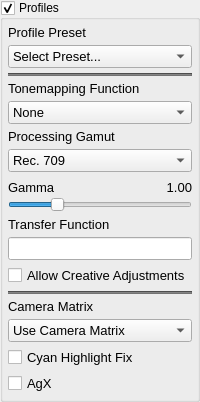
            <widget class="QGroupBox" name="groupBoxProfiles">
             <property name="title">
              <string>Profiles</string>
             </property>
             <property name="checkable">
              <bool>true</bool>
             </property>
             <layout class="QGridLayout" name="gridLayout_63">
              <property name="leftMargin">
               <number>5</number>
              </property>
              <property name="topMargin">
               <number>5</number>
              </property>
              <property name="rightMargin">
               <number>5</number>
              </property>
              <property name="bottomMargin">
               <number>5</number>
              </property>
              <item row="0" column="0">
               <widget class="QFrame" name="frameProfiles">
                <layout class="QGridLayout" name="gridLayout_62">
                 <property name="leftMargin">
                  <number>0</number>
                 </property>
                 <property name="topMargin">
                  <number>0</number>
                 </property>
                 <property name="rightMargin">
                  <number>0</number>
                 </property>
                 <property name="bottomMargin">
                  <number>0</number>
                 </property>
                 <property name="spacing">
                  <number>5</number>
                 </property>
                 <item row="8" column="0">
                  <widget class="QLabel" name="label_TransferFunction">
                   <property name="font">
                    <font>
                     <pointsize>10</pointsize>
                    </font>
                   </property>
                   <property name="text">
                    <string>Transfer Function</string>
                   </property>
                  </widget>
                 </item>
                 <item row="10" column="0">
                  <widget class="QCheckBox" name="checkBoxCreativeAdjustments">
                   <property name="enabled">
                    <bool>true</bool>
                   </property>
                   <property name="font">
                    <font>
                     <pointsize>10</pointsize>
                    </font>
                   </property>
                   <property name="toolTip">
                    <string>Warning: Having creative adjustments and log profile enabled may not give logarithmic output!</string>
                   </property>
                   <property name="layoutDirection">
                    <enum>Qt::LeftToRight</enum>
                   </property>
                   <property name="text">
                    <string>Allow Creative Adjustments</string>
                   </property>
                  </widget>
                 </item>
                 <item row="3" column="0">
                  <widget class="QLabel" name="label_TonemappingFunction">
                   <property name="font">
                    <font>
                     <pointsize>10</pointsize>
                    </font>
                   </property>
                   <property name="text">
                    <string>Tonemapping Function</string>
                   </property>
                  </widget>
                 </item>
                 <item row="5" column="0">
                  <widget class="QLabel" name="label_Gamut">
                   <property name="font">
                    <font>
                     <pointsize>10</pointsize>
                    </font>
                   </property>
                   <property name="text">
                    <string>Processing Gamut</string>
                   </property>
                  </widget>
                 </item>
                 <item row="1" column="0">
                  <widget class="NoScrollComboBox" name="comboBoxProfile">
                   <property name="minimumSize">
                    <size>
                     <width>0</width>
                     <height>0</height>
                    </size>
                   </property>
                   <property name="font">
                    <font>
                     <pointsize>10</pointsize>
                    </font>
                   </property>
                   <property name="currentText">
                    <string>Select Preset...</string>
                   </property>
                   <item>
                    <property name="text">
                     <string>Select Preset...</string>
                    </property>
                   </item>
                   <item>
                    <property name="text">
                     <string>Standard</string>
                    </property>
                   </item>
                   <item>
                    <property name="text">
                     <string>Tonemapped</string>
                    </property>
                   </item>
                   <item>
                    <property name="text">
                     <string>Film</string>
                    </property>
                   </item>
                   <item>
                    <property name="text">
                     <string>Alexa Log-C</string>
                    </property>
                   </item>
                   <item>
                    <property name="text">
                     <string>Cineon Log</string>
                    </property>
                   </item>
                   <item>
                    <property name="text">
                     <string>Sony S-Log3</string>
                    </property>
                   </item>
                   <item>
                    <property name="text">
                     <string>Linear</string>
                    </property>
                   </item>
                   <item>
                    <property name="text">
                     <string>sRGB</string>
                    </property>
                   </item>
                   <item>
                    <property name="text">
                     <string>Rec. 709</string>
                    </property>
                   </item>
                   <item>
                    <property name="text">
                     <string>Davinci WG/Intermediate</string>
                    </property>
                   </item>
                   <item>
                    <property name="text">
                     <string>Fuji F-Log</string>
                    </property>
                   </item>
                   <item>
                    <property name="text">
                     <string>Canon Log</string>
                    </property>
                   </item>
                   <item>
                    <property name="text">
                     <string>Panasonic V-Log</string>
                    </property>
                   </item>
                  </widget>
                 </item>
                 <item row="6" column="0">
                  <widget class="NoScrollComboBox" name="comboBoxProcessingGamut">
                   <property name="minimumSize">
                    <size>
                     <width>0</width>
                     <height>0</height>
                    </size>
                   </property>
                   <property name="font">
                    <font>
                     <pointsize>10</pointsize>
                    </font>
                   </property>
                   <property name="currentText">
                    <string>Rec. 709</string>
                   </property>
                   <item>
                    <property name="text">
                     <string>Rec. 709</string>
                    </property>
                   </item>
                   <item>
                    <property name="text">
                     <string>Rec. 2020</string>
                    </property>
                   </item>
                   <item>
                    <property name="text">
                     <string>ACES AP0</string>
                    </property>
                   </item>
                   <item>
                    <property name="text">
                     <string>Adobe RGB</string>
                    </property>
                   </item>
                   <item>
                    <property name="text">
                     <string>Pro Photo RGB</string>
                    </property>
                   </item>
                   <item>
                    <property name="text">
                     <string>XYZ</string>
                    </property>
                   </item>
                   <item>
                    <property name="text">
                     <string>Alexa Wide Gamut RGB</string>
                    </property>
                   </item>
                   <item>
                    <property name="text">
                     <string>Sony S Gamut 3</string>
                    </property>
                   </item>
                   <item>
                    <property name="text">
                     <string>Davinci Wide Gamut</string>
                    </property>
                   </item>
                   <item>
                    <property name="text">
                     <string>ACES AP1</string>
                    </property>
                   </item>
                   <item>
                    <property name="text">
                     <string>Canon Cinema</string>
                    </property>
                   </item>
                   <item>
                    <property name="text">
                     <string>Panasonic V-Gamut</string>
                    </property>
                   </item>
                  </widget>
                 </item>
                 <item row="7" column="0">
                  <layout class="QGridLayout" name="gridLayout_64">
                   <property name="spacing">
                    <number>0</number>
                   </property>
                   <item row="0" column="0">
                    <widget class="QLabel" name="label_GammaText">
                     <property name="font">
                      <font>
                       <pointsize>10</pointsize>
                      </font>
                     </property>
                     <property name="text">
                      <string>Gamma</string>
                     </property>
                    </widget>
                   </item>
                   <item row="0" column="1">
                    <spacer name="horizontalSpacer_Gamma">
                     <property name="orientation">
                      <enum>Qt::Horizontal</enum>
                     </property>
                     <property name="sizeType">
                      <enum>QSizePolicy::Maximum</enum>
                     </property>
                     <property name="sizeHint" stdset="0">
                      <size>
                       <width>40</width>
                       <height>20</height>
                      </size>
                     </property>
                    </spacer>
                   </item>
                   <item row="0" column="2">
                    <widget class="DoubleClickLabel" name="label_GammaVal">
                     <property name="font">
                      <font>
                       <pointsize>10</pointsize>
                      </font>
                     </property>
                     <property name="text">
                      <string>1.00</string>
                     </property>
                     <property name="alignment">
                      <set>Qt::AlignRight|Qt::AlignTrailing|Qt::AlignVCenter</set>
                     </property>
                    </widget>
                   </item>
                   <item row="1" column="0" colspan="3">
                    <widget class="NoScrollSlider" name="horizontalSliderGamma">
                     <property name="sizePolicy">
                      <sizepolicy hsizetype="Expanding" vsizetype="Fixed">
                       <horstretch>0</horstretch>
                       <verstretch>0</verstretch>
                      </sizepolicy>
                     </property>
                     <property name="maximumSize">
                      <size>
                       <width>16777215</width>
                       <height>16777215</height>
                      </size>
                     </property>
                     <property name="minimum">
                      <number>1</number>
                     </property>
                     <property name="maximum">
                      <number>400</number>
                     </property>
                     <property name="value">
                      <number>100</number>
                     </property>
                     <property name="sliderPosition">
                      <number>100</number>
                     </property>
                     <property name="orientation">
                      <enum>Qt::Horizontal</enum>
                     </property>
                    </widget>
                   </item>
                  </layout>
                 </item>
                 <item row="2" column="0">
                  <widget class="Line" name="line_27">
                   <property name="styleSheet">
                    <string notr="true">background-color: rgb(115, 115, 115);</string>
                   </property>
                   <property name="orientation">
                    <enum>Qt::Horizontal</enum>
                   </property>
                  </widget>
                 </item>
                 <item row="12" column="0">
                  <widget class="QLabel" name="label_39">
                   <property name="font">
                    <font>
                     <pointsize>10</pointsize>
                    </font>
                   </property>
                   <property name="text">
                    <string>Camera Matrix</string>
                   </property>
                  </widget>
                 </item>
                 <item row="13" column="0">
                  <widget class="NoScrollComboBox" name="comboBoxUseCameraMatrix">
                   <property name="font">
                    <font>
                     <pointsize>10</pointsize>
                    </font>
                   </property>
                   <property name="currentIndex">
                    <number>1</number>
                   </property>
                   <item>
                    <property name="text">
                     <string>Don't Use Camera Matrix</string>
                    </property>
                   </item>
                   <item>
                    <property name="text">
                     <string>Use Camera Matrix</string>
                    </property>
                   </item>
                   <item>
                    <property name="text">
                     <string>Uncolorscience Fix</string>
                    </property>
                   </item>
                  </widget>
                 </item>
                 <item row="14" column="0">
                  <widget class="QCheckBox" name="checkBoxExrMode">
                   <property name="font">
                    <font>
                     <pointsize>10</pointsize>
                    </font>
                   </property>
                   <property name="text">
                    <string>Cyan Highlight Fix</string>
                   </property>
                  </widget>
                 </item>
                 <item row="9" column="0">
                  <widget class="QLineEdit" name="lineEditTransferFunction">
                   <property name="font">
                    <font>
                     <pointsize>10</pointsize>
                    </font>
                   </property>
                  </widget>
                 </item>
                 <item row="4" column="0">
                  <widget class="NoScrollComboBox" name="comboBoxTonemapFct">
                   <property name="minimumSize">
                    <size>
                     <width>0</width>
                     <height>0</height>
                    </size>
                   </property>
                   <property name="font">
                    <font>
                     <pointsize>10</pointsize>
                    </font>
                   </property>
                   <property name="currentText">
                    <string>None</string>
                   </property>
                   <item>
                    <property name="text">
                     <string>None</string>
                    </property>
                   </item>
                   <item>
                    <property name="text">
                     <string>Reinhard</string>
                    </property>
                   </item>
                   <item>
                    <property name="text">
                     <string>Tangent</string>
                    </property>
                   </item>
                   <item>
                    <property name="text">
                     <string>Alexa Log C</string>
                    </property>
                   </item>
                   <item>
                    <property name="text">
                     <string>Cineon Log</string>
                    </property>
                   </item>
                   <item>
                    <property name="text">
                     <string>Sony S Log</string>
                    </property>
                   </item>
                   <item>
                    <property name="text">
                     <string>sRGB</string>
                    </property>
                   </item>
                   <item>
                    <property name="text">
                     <string>Rec. 709</string>
                    </property>
                   </item>
                   <item>
                    <property name="text">
                     <string>HLG</string>
                    </property>
                   </item>
                   <item>
                    <property name="text">
                     <string>Davinci Intermediate</string>
                    </property>
                   </item>
                   <item>
                    <property name="text">
                     <string>Reinhard 3/5</string>
                    </property>
                   </item>
                  </widget>
                 </item>
                 <item row="11" column="0">
                  <widget class="Line" name="line_20">
                   <property name="styleSheet">
                    <string notr="true">background-color: rgb(115, 115, 115);</string>
                   </property>
                   <property name="orientation">
                    <enum>Qt::Horizontal</enum>
                   </property>
                  </widget>
                 </item>
                 <item row="0" column="0">
                  <widget class="QLabel" name="label_ProcessingProfile">
                   <property name="font">
                    <font>
                     <pointsize>10</pointsize>
                    </font>
                   </property>
                   <property name="text">
                    <string>Profile Preset</string>
                   </property>
                  </widget>
                 </item>
                 <item row="15" column="0">
                  <widget class="QCheckBox" name="checkBoxAgX">
                   <property name="font">
                    <font>
                     <pointsize>10</pointsize>
                    </font>
                   </property>
                   <property name="text">
                    <string>AgX</string>
                   </property>
                  </widget>
                 </item>
                </layout>
               </widget>
              </item>
             </layout>
            </widget>
